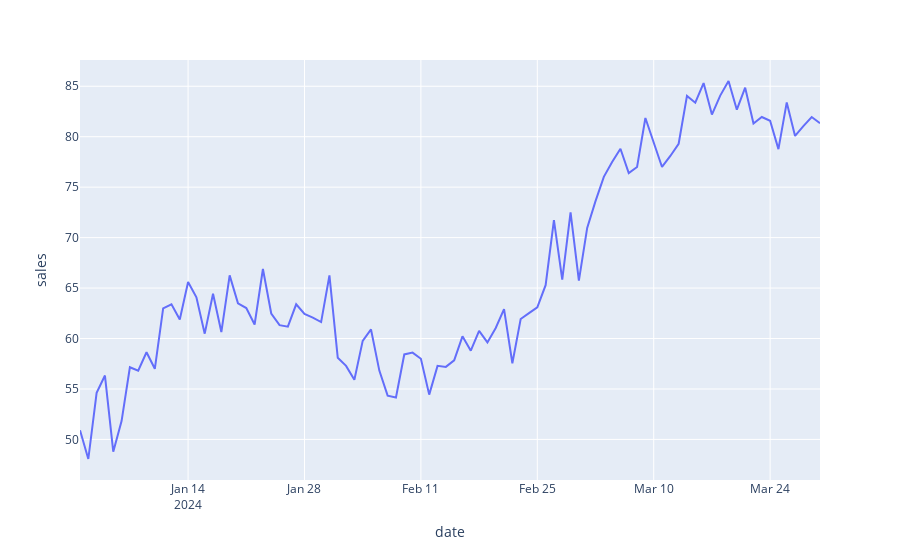
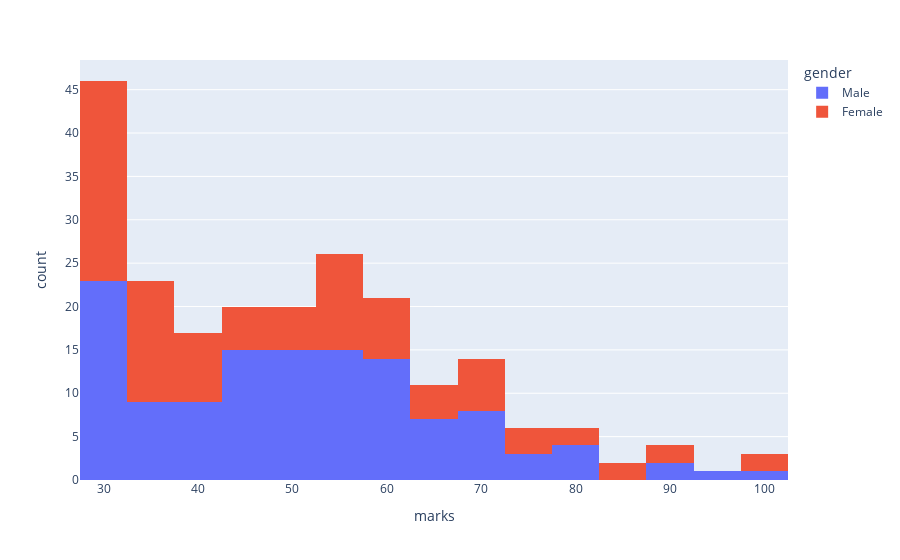

Here is the notebook cell these charts were saved with, in order:
### Code cell
# Q10:

fig=px.line(
    sales,
    y='sales',
    x='date'
)
fig.show()

fig=px.histogram(
    students,
    x='marks',
    color='gender'
)
fig.show()
